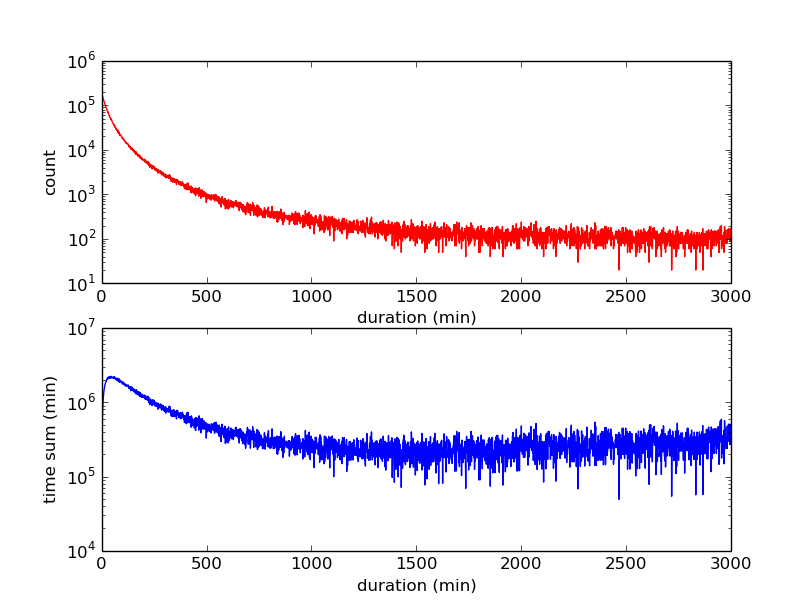

The Python source for this figure:
import matplotlib.mlab as mlab
import matplotlib.pyplot as plt

from load_toys_rev import *

filename = 'data/toys_rev2_sample10.csv'
sample_factor = 10
toy_list = load_toys_rev(filename)

count = [0]*3000
timesum = [0]*3000
for toy in toy_list:
    if toy.duration < 3000:
        count[toy.duration] += 1*sample_factor
        timesum[toy.duration] += toy.duration*sample_factor

plt.subplot(211)
plt.semilogy(count, 'r')
plt.xlabel('duration (min)')
plt.ylabel('count')

plt.subplot(212)
plt.semilogy(timesum, 'b')
plt.xlabel('duration (min)')
plt.ylabel('time sum (min)')

plt.show()
